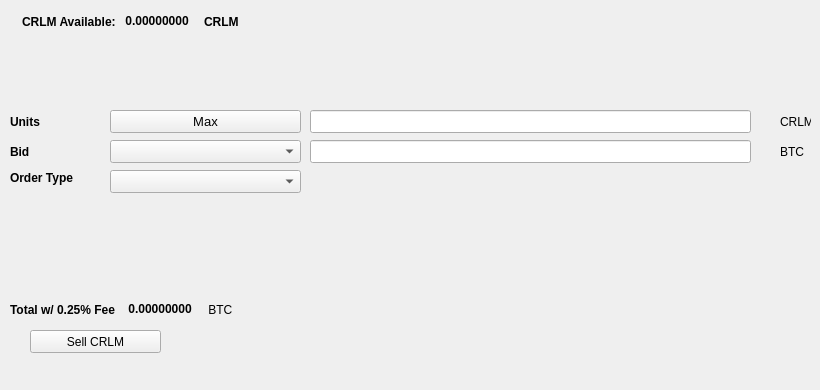
   <widget class="QWidget" name="SellTab">
    <attribute name="title">
     <string>Sell</string>
    </attribute>
    <widget class="QLabel" name="label_16">
     <property name="geometry">
      <rect>
       <x>780</x>
       <y>140</y>
       <width>31</width>
       <height>23</height>
      </rect>
     </property>
     <property name="text">
      <string>BTC</string>
     </property>
    </widget>
    <widget class="QComboBox" name="SellBidcomboBox">
     <property name="geometry">
      <rect>
       <x>110</x>
       <y>140</y>
       <width>191</width>
       <height>23</height>
      </rect>
     </property>
     <property name="font">
      <font>
       <pointsize>10</pointsize>
      </font>
     </property>
    </widget>
    <widget class="QLabel" name="label_18">
     <property name="geometry">
      <rect>
       <x>10</x>
       <y>110</y>
       <width>46</width>
       <height>23</height>
      </rect>
     </property>
     <property name="font">
      <font>
       <weight>75</weight>
       <bold>true</bold>
      </font>
     </property>
     <property name="text">
      <string>Units</string>
     </property>
    </widget>
    <widget class="QPushButton" name="Sell_Max_Amount">
     <property name="geometry">
      <rect>
       <x>110</x>
       <y>110</y>
       <width>191</width>
       <height>23</height>
      </rect>
     </property>
     <property name="font">
      <font>
       <pointsize>10</pointsize>
      </font>
     </property>
     <property name="text">
      <string>Max</string>
     </property>
    </widget>
    <widget class="QLabel" name="label_20">
     <property name="geometry">
      <rect>
       <x>10</x>
       <y>170</y>
       <width>91</width>
       <height>16</height>
      </rect>
     </property>
     <property name="font">
      <font>
       <weight>75</weight>
       <bold>true</bold>
      </font>
     </property>
     <property name="text">
      <string>Order Type</string>
     </property>
    </widget>
    <widget class="QComboBox" name="SellOrdertypeCombo">
     <property name="geometry">
      <rect>
       <x>110</x>
       <y>170</y>
       <width>191</width>
       <height>23</height>
      </rect>
     </property>
     <property name="font">
      <font>
       <pointsize>10</pointsize>
      </font>
     </property>
    </widget>
    <widget class="QLabel" name="label_21">
     <property name="geometry">
      <rect>
       <x>10</x>
       <y>140</y>
       <width>46</width>
       <height>23</height>
      </rect>
     </property>
     <property name="font">
      <font>
       <weight>75</weight>
       <bold>true</bold>
      </font>
     </property>
     <property name="text">
      <string>Bid</string>
     </property>
    </widget>
    <widget class="QLabel" name="label_22">
     <property name="geometry">
      <rect>
       <x>780</x>
       <y>110</y>
       <width>31</width>
       <height>23</height>
      </rect>
     </property>
     <property name="text">
      <string>CRLM</string>
     </property>
    </widget>
    <widget class="QLineEdit" name="UnitsInputCRLM">
     <property name="geometry">
      <rect>
       <x>310</x>
       <y>110</y>
       <width>441</width>
       <height>23</height>
      </rect>
     </property>
     <property name="font">
      <font>
       <pointsize>9</pointsize>
       <weight>75</weight>
       <bold>true</bold>
      </font>
     </property>
    </widget>
    <widget class="QLineEdit" name="SellBidPriceEdit">
     <property name="geometry">
      <rect>
       <x>310</x>
       <y>140</y>
       <width>441</width>
       <height>23</height>
      </rect>
     </property>
     <property name="font">
      <font>
       <pointsize>9</pointsize>
       <weight>75</weight>
       <bold>true</bold>
      </font>
     </property>
    </widget>
    <widget class="QPushButton" name="SellCRLMBTN">
     <property name="geometry">
      <rect>
       <x>30</x>
       <y>330</y>
       <width>131</width>
       <height>23</height>
      </rect>
     </property>
     <property name="text">
      <string>Sell CRLM</string>
     </property>
     <property name="icon">
      <iconset resource="../corallium">
       <normaloff>:/icons/bitcoin</normaloff>:/icons/bitcoin</iconset>
     </property>
    </widget>
    <widget class="QWidget" name="layoutWidget3">
     <property name="geometry">
      <rect>
       <x>22</x>
       <y>12</y>
       <width>258</width>
       <height>19</height>
      </rect>
     </property>
     <layout class="QHBoxLayout" name="horizontalLayout">
      <item>
       <widget class="QLabel" name="label232_2">
        <property name="font">
         <font>
          <weight>75</weight>
          <bold>true</bold>
         </font>
        </property>
        <property name="text">
         <string>CRLM Available:</string>
        </property>
       </widget>
      </item>
      <item>
       <widget class="QLabel" name="CRLMAvailableLabel">
        <property name="palette">
         <palette>
          <active>
           <colorrole role="WindowText">
            <brush brushstyle="SolidPattern">
             <color alpha="255">
              <red>0</red>
              <green>0</green>
              <blue>0</blue>
             </color>
            </brush>
           </colorrole>
           <colorrole role="Button">
            <brush brushstyle="SolidPattern">
             <color alpha="255">
              <red>0</red>
              <green>170</green>
              <blue>0</blue>
             </color>
            </brush>
           </colorrole>
           <colorrole role="Light">
            <brush brushstyle="SolidPattern">
             <color alpha="255">
              <red>0</red>
              <green>255</green>
              <blue>0</blue>
             </color>
            </brush>
           </colorrole>
           <colorrole role="Midlight">
            <brush brushstyle="SolidPattern">
             <color alpha="255">
              <red>0</red>
              <green>212</green>
              <blue>0</blue>
             </color>
            </brush>
           </colorrole>
           <colorrole role="Dark">
            <brush brushstyle="SolidPattern">
             <color alpha="255">
              <red>0</red>
              <green>85</green>
              <blue>0</blue>
             </color>
            </brush>
           </colorrole>
           <colorrole role="Mid">
            <brush brushstyle="SolidPattern">
             <color alpha="255">
              <red>0</red>
              <green>113</green>
              <blue>0</blue>
             </color>
            </brush>
           </colorrole>
           <colorrole role="Text">
            <brush brushstyle="SolidPattern">
             <color alpha="255">
              <red>0</red>
              <green>170</green>
              <blue>0</blue>
             </color>
            </brush>
           </colorrole>
           <colorrole role="BrightText">
            <brush brushstyle="SolidPattern">
             <color alpha="255">
              <red>255</red>
              <green>255</green>
              <blue>255</blue>
             </color>
            </brush>
           </colorrole>
           <colorrole role="ButtonText">
            <brush brushstyle="SolidPattern">
             <color alpha="255">
              <red>0</red>
              <green>0</green>
              <blue>0</blue>
             </color>
            </brush>
           </colorrole>
           <colorrole role="Base">
            <brush brushstyle="SolidPattern">
             <color alpha="255">
              <red>255</red>
              <green>255</green>
              <blue>255</blue>
             </color>
            </brush>
           </colorrole>
           <colorrole role="Window">
            <brush brushstyle="SolidPattern">
             <color alpha="255">
              <red>0</red>
              <green>170</green>
              <blue>0</blue>
             </color>
            </brush>
           </colorrole>
           <colorrole role="Shadow">
            <brush brushstyle="SolidPattern">
             <color alpha="255">
              <red>0</red>
              <green>0</green>
              <blue>0</blue>
             </color>
            </brush>
           </colorrole>
           <colorrole role="AlternateBase">
            <brush brushstyle="SolidPattern">
             <color alpha="255">
              <red>127</red>
              <green>212</green>
              <blue>127</blue>
             </color>
            </brush>
           </colorrole>
           <colorrole role="ToolTipBase">
            <brush brushstyle="SolidPattern">
             <color alpha="255">
              <red>255</red>
              <green>255</green>
              <blue>220</blue>
             </color>
            </brush>
           </colorrole>
           <colorrole role="ToolTipText">
            <brush brushstyle="SolidPattern">
             <color alpha="255">
              <red>0</red>
              <green>0</green>
              <blue>0</blue>
             </color>
            </brush>
           </colorrole>
          </active>
          <inactive>
           <colorrole role="WindowText">
            <brush brushstyle="SolidPattern">
             <color alpha="255">
              <red>0</red>
              <green>0</green>
              <blue>0</blue>
             </color>
            </brush>
           </colorrole>
           <colorrole role="Button">
            <brush brushstyle="SolidPattern">
             <color alpha="255">
              <red>0</red>
              <green>170</green>
              <blue>0</blue>
             </color>
            </brush>
           </colorrole>
           <colorrole role="Light">
            <brush brushstyle="SolidPattern">
             <color alpha="255">
              <red>0</red>
              <green>255</green>
              <blue>0</blue>
             </color>
            </brush>
           </colorrole>
           <colorrole role="Midlight">
            <brush brushstyle="SolidPattern">
             <color alpha="255">
              <red>0</red>
              <green>212</green>
              <blue>0</blue>
             </color>
            </brush>
           </colorrole>
           <colorrole role="Dark">
            <brush brushstyle="SolidPattern">
             <color alpha="255">
              <red>0</red>
              <green>85</green>
              <blue>0</blue>
             </color>
            </brush>
           </colorrole>
           <colorrole role="Mid">
            <brush brushstyle="SolidPattern">
             <color alpha="255">
              <red>0</red>
              <green>113</green>
              <blue>0</blue>
             </color>
            </brush>
           </colorrole>
           <colorrole role="Text">
            <brush brushstyle="SolidPattern">
             <color alpha="255">
              <red>0</red>
              <green>170</green>
              <blue>0</blue>
             </color>
            </brush>
           </colorrole>
           <colorrole role="BrightText">
            <brush brushstyle="SolidPattern">
             <color alpha="255">
              <red>255</red>
              <green>255</green>
              <blue>255</blue>
             </color>
            </brush>
           </colorrole>
           <colorrole role="ButtonText">
            <brush brushstyle="SolidPattern">
             <color alpha="255">
              <red>0</red>
              <green>0</green>
              <blue>0</blue>
             </color>
            </brush>
           </colorrole>
           <colorrole role="Base">
            <brush brushstyle="SolidPattern">
             <color alpha="255">
              <red>255</red>
              <green>255</green>
              <blue>255</blue>
             </color>
            </brush>
           </colorrole>
           <colorrole role="Window">
            <brush brushstyle="SolidPattern">
             <color alpha="255">
              <red>0</red>
              <green>170</green>
              <blue>0</blue>
             </color>
            </brush>
           </colorrole>
           <colorrole role="Shadow">
            <brush brushstyle="SolidPattern">
             <color alpha="255">
              <red>0</red>
              <green>0</green>
              <blue>0</blue>
             </color>
            </brush>
           </colorrole>
           <colorrole role="AlternateBase">
            <brush brushstyle="SolidPattern">
             <color alpha="255">
              <red>127</red>
              <green>212</green>
              <blue>127</blue>
             </color>
            </brush>
           </colorrole>
           <colorrole role="ToolTipBase">
            <brush brushstyle="SolidPattern">
             <color alpha="255">
              <red>255</red>
              <green>255</green>
              <blue>220</blue>
             </color>
            </brush>
           </colorrole>
           <colorrole role="ToolTipText">
            <brush brushstyle="SolidPattern">
             <color alpha="255">
              <red>0</red>
              <green>0</green>
              <blue>0</blue>
             </color>
            </brush>
           </colorrole>
          </inactive>
          <disabled>
           <colorrole role="WindowText">
            <brush brushstyle="SolidPattern">
             <color alpha="255">
              <red>0</red>
              <green>85</green>
              <blue>0</blue>
             </color>
            </brush>
           </colorrole>
           <colorrole role="Button">
            <brush brushstyle="SolidPattern">
             <color alpha="255">
              <red>0</red>
              <green>170</green>
              <blue>0</blue>
             </color>
            </brush>
           </colorrole>
           <colorrole role="Light">
            <brush brushstyle="SolidPattern">
             <color alpha="255">
              <red>0</red>
              <green>255</green>
              <blue>0</blue>
             </color>
            </brush>
           </colorrole>
           <colorrole role="Midlight">
            <brush brushstyle="SolidPattern">
             <color alpha="255">
              <red>0</red>
              <green>212</green>
              <blue>0</blue>
             </color>
            </brush>
           </colorrole>
           <colorrole role="Dark">
            <brush brushstyle="SolidPattern">
             <color alpha="255">
              <red>0</red>
              <green>85</green>
              <blue>0</blue>
             </color>
            </brush>
           </colorrole>
           <colorrole role="Mid">
            <brush brushstyle="SolidPattern">
             <color alpha="255">
              <red>0</red>
              <green>113</green>
              <blue>0</blue>
             </color>
            </brush>
           </colorrole>
           <colorrole role="Text">
            <brush brushstyle="SolidPattern">
             <color alpha="255">
              <red>0</red>
              <green>85</green>
              <blue>0</blue>
             </color>
            </brush>
           </colorrole>
           <colorrole role="BrightText">
            <brush brushstyle="SolidPattern">
             <color alpha="255">
              <red>255</red>
              <green>255</green>
              <blue>255</blue>
             </color>
            </brush>
           </colorrole>
           <colorrole role="ButtonText">
            <brush brushstyle="SolidPattern">
             <color alpha="255">
              <red>0</red>
              <green>85</green>
              <blue>0</blue>
             </color>
            </brush>
           </colorrole>
           <colorrole role="Base">
            <brush brushstyle="SolidPattern">
             <color alpha="255">
              <red>0</red>
              <green>170</green>
              <blue>0</blue>
             </color>
            </brush>
           </colorrole>
           <colorrole role="Window">
            <brush brushstyle="SolidPattern">
             <color alpha="255">
              <red>0</red>
              <green>170</green>
              <blue>0</blue>
             </color>
            </brush>
           </colorrole>
           <colorrole role="Shadow">
            <brush brushstyle="SolidPattern">
             <color alpha="255">
              <red>0</red>
              <green>0</green>
              <blue>0</blue>
             </color>
            </brush>
           </colorrole>
           <colorrole role="AlternateBase">
            <brush brushstyle="SolidPattern">
             <color alpha="255">
              <red>0</red>
              <green>170</green>
              <blue>0</blue>
             </color>
            </brush>
           </colorrole>
           <colorrole role="ToolTipBase">
            <brush brushstyle="SolidPattern">
             <color alpha="255">
              <red>255</red>
              <green>255</green>
              <blue>220</blue>
             </color>
            </brush>
           </colorrole>
           <colorrole role="ToolTipText">
            <brush brushstyle="SolidPattern">
             <color alpha="255">
              <red>0</red>
              <green>0</green>
              <blue>0</blue>
             </color>
            </brush>
           </colorrole>
          </disabled>
         </palette>
        </property>
        <property name="font">
         <font>
          <weight>75</weight>
          <bold>true</bold>
         </font>
        </property>
        <property name="text">
         <string> 0.00000000 </string>
        </property>
        <property name="textInteractionFlags">
         <set>Qt::LinksAccessibleByMouse|Qt::TextSelectableByKeyboard|Qt::TextSelectableByMouse</set>
        </property>
       </widget>
      </item>
      <item>
       <widget class="QLabel" name="labelCRLM">
        <property name="font">
         <font>
          <weight>75</weight>
          <bold>true</bold>
         </font>
        </property>
        <property name="text">
         <string>CRLM</string>
        </property>
       </widget>
      </item>
     </layout>
    </widget>
    <widget class="QWidget" name="layoutWidget">
     <property name="geometry">
      <rect>
       <x>10</x>
       <y>300</y>
       <width>268</width>
       <height>19</height>
      </rect>
     </property>
     <layout class="QHBoxLayout" name="horizontalLayout_2">
      <item>
       <widget class="QLabel" name="label_19">
        <property name="font">
         <font>
          <weight>75</weight>
          <bold>true</bold>
         </font>
        </property>
        <property name="text">
         <string>Total w/ 0.25% Fee </string>
        </property>
       </widget>
      </item>
      <item>
       <widget class="QLabel" name="SellCostLabel">
        <property name="palette">
         <palette>
          <active>
           <colorrole role="WindowText">
            <brush brushstyle="SolidPattern">
             <color alpha="255">
              <red>0</red>
              <green>0</green>
              <blue>0</blue>
             </color>
            </brush>
           </colorrole>
           <colorrole role="Button">
            <brush brushstyle="SolidPattern">
             <color alpha="255">
              <red>0</red>
              <green>170</green>
              <blue>0</blue>
             </color>
            </brush>
           </colorrole>
           <colorrole role="Light">
            <brush brushstyle="SolidPattern">
             <color alpha="255">
              <red>0</red>
              <green>255</green>
              <blue>0</blue>
             </color>
            </brush>
           </colorrole>
           <colorrole role="Midlight">
            <brush brushstyle="SolidPattern">
             <color alpha="255">
              <red>0</red>
              <green>212</green>
              <blue>0</blue>
             </color>
            </brush>
           </colorrole>
           <colorrole role="Dark">
            <brush brushstyle="SolidPattern">
             <color alpha="255">
              <red>0</red>
              <green>85</green>
              <blue>0</blue>
             </color>
            </brush>
           </colorrole>
           <colorrole role="Mid">
            <brush brushstyle="SolidPattern">
             <color alpha="255">
              <red>0</red>
              <green>113</green>
              <blue>0</blue>
             </color>
            </brush>
           </colorrole>
           <colorrole role="Text">
            <brush brushstyle="SolidPattern">
             <color alpha="255">
              <red>0</red>
              <green>170</green>
              <blue>0</blue>
             </color>
            </brush>
           </colorrole>
           <colorrole role="BrightText">
            <brush brushstyle="SolidPattern">
             <color alpha="255">
              <red>255</red>
              <green>255</green>
              <blue>255</blue>
             </color>
            </brush>
           </colorrole>
           <colorrole role="ButtonText">
            <brush brushstyle="SolidPattern">
             <color alpha="255">
              <red>0</red>
              <green>0</green>
              <blue>0</blue>
             </color>
            </brush>
           </colorrole>
           <colorrole role="Base">
            <brush brushstyle="SolidPattern">
             <color alpha="255">
              <red>255</red>
              <green>255</green>
              <blue>255</blue>
             </color>
            </brush>
           </colorrole>
           <colorrole role="Window">
            <brush brushstyle="SolidPattern">
             <color alpha="255">
              <red>0</red>
              <green>170</green>
              <blue>0</blue>
             </color>
            </brush>
           </colorrole>
           <colorrole role="Shadow">
            <brush brushstyle="SolidPattern">
             <color alpha="255">
              <red>0</red>
              <green>0</green>
              <blue>0</blue>
             </color>
            </brush>
           </colorrole>
           <colorrole role="AlternateBase">
            <brush brushstyle="SolidPattern">
             <color alpha="255">
              <red>127</red>
              <green>212</green>
              <blue>127</blue>
             </color>
            </brush>
           </colorrole>
           <colorrole role="ToolTipBase">
            <brush brushstyle="SolidPattern">
             <color alpha="255">
              <red>255</red>
              <green>255</green>
              <blue>220</blue>
             </color>
            </brush>
           </colorrole>
           <colorrole role="ToolTipText">
            <brush brushstyle="SolidPattern">
             <color alpha="255">
              <red>0</red>
              <green>0</green>
              <blue>0</blue>
             </color>
            </brush>
           </colorrole>
          </active>
          <inactive>
           <colorrole role="WindowText">
            <brush brushstyle="SolidPattern">
             <color alpha="255">
              <red>0</red>
              <green>0</green>
              <blue>0</blue>
             </color>
            </brush>
           </colorrole>
           <colorrole role="Button">
            <brush brushstyle="SolidPattern">
             <color alpha="255">
              <red>0</red>
              <green>170</green>
              <blue>0</blue>
             </color>
            </brush>
           </colorrole>
           <colorrole role="Light">
            <brush brushstyle="SolidPattern">
             <color alpha="255">
              <red>0</red>
              <green>255</green>
              <blue>0</blue>
             </color>
            </brush>
           </colorrole>
           <colorrole role="Midlight">
            <brush brushstyle="SolidPattern">
             <color alpha="255">
              <red>0</red>
              <green>212</green>
              <blue>0</blue>
             </color>
            </brush>
           </colorrole>
           <colorrole role="Dark">
            <brush brushstyle="SolidPattern">
             <color alpha="255">
              <red>0</red>
              <green>85</green>
              <blue>0</blue>
             </color>
            </brush>
           </colorrole>
           <colorrole role="Mid">
            <brush brushstyle="SolidPattern">
             <color alpha="255">
              <red>0</red>
              <green>113</green>
              <blue>0</blue>
             </color>
            </brush>
           </colorrole>
           <colorrole role="Text">
            <brush brushstyle="SolidPattern">
             <color alpha="255">
              <red>0</red>
              <green>170</green>
              <blue>0</blue>
             </color>
            </brush>
           </colorrole>
           <colorrole role="BrightText">
            <brush brushstyle="SolidPattern">
             <color alpha="255">
              <red>255</red>
              <green>255</green>
              <blue>255</blue>
             </color>
            </brush>
           </colorrole>
           <colorrole role="ButtonText">
            <brush brushstyle="SolidPattern">
             <color alpha="255">
              <red>0</red>
              <green>0</green>
              <blue>0</blue>
             </color>
            </brush>
           </colorrole>
           <colorrole role="Base">
            <brush brushstyle="SolidPattern">
             <color alpha="255">
              <red>255</red>
              <green>255</green>
              <blue>255</blue>
             </color>
            </brush>
           </colorrole>
           <colorrole role="Window">
            <brush brushstyle="SolidPattern">
             <color alpha="255">
              <red>0</red>
              <green>170</green>
              <blue>0</blue>
             </color>
            </brush>
           </colorrole>
           <colorrole role="Shadow">
            <brush brushstyle="SolidPattern">
             <color alpha="255">
              <red>0</red>
              <green>0</green>
              <blue>0</blue>
             </color>
            </brush>
           </colorrole>
           <colorrole role="AlternateBase">
            <brush brushstyle="SolidPattern">
             <color alpha="255">
              <red>127</red>
              <green>212</green>
              <blue>127</blue>
             </color>
            </brush>
           </colorrole>
           <colorrole role="ToolTipBase">
            <brush brushstyle="SolidPattern">
             <color alpha="255">
              <red>255</red>
              <green>255</green>
              <blue>220</blue>
             </color>
            </brush>
           </colorrole>
           <colorrole role="ToolTipText">
            <brush brushstyle="SolidPattern">
             <color alpha="255">
              <red>0</red>
              <green>0</green>
              <blue>0</blue>
             </color>
            </brush>
           </colorrole>
          </inactive>
          <disabled>
           <colorrole role="WindowText">
            <brush brushstyle="SolidPattern">
             <color alpha="255">
              <red>0</red>
              <green>85</green>
              <blue>0</blue>
             </color>
            </brush>
           </colorrole>
           <colorrole role="Button">
            <brush brushstyle="SolidPattern">
             <color alpha="255">
              <red>0</red>
              <green>170</green>
              <blue>0</blue>
             </color>
            </brush>
           </colorrole>
           <colorrole role="Light">
            <brush brushstyle="SolidPattern">
             <color alpha="255">
              <red>0</red>
              <green>255</green>
              <blue>0</blue>
             </color>
            </brush>
           </colorrole>
           <colorrole role="Midlight">
            <brush brushstyle="SolidPattern">
             <color alpha="255">
              <red>0</red>
              <green>212</green>
              <blue>0</blue>
             </color>
            </brush>
           </colorrole>
           <colorrole role="Dark">
            <brush brushstyle="SolidPattern">
             <color alpha="255">
              <red>0</red>
              <green>85</green>
              <blue>0</blue>
             </color>
            </brush>
           </colorrole>
           <colorrole role="Mid">
            <brush brushstyle="SolidPattern">
             <color alpha="255">
              <red>0</red>
              <green>113</green>
              <blue>0</blue>
             </color>
            </brush>
           </colorrole>
           <colorrole role="Text">
            <brush brushstyle="SolidPattern">
             <color alpha="255">
              <red>0</red>
              <green>85</green>
              <blue>0</blue>
             </color>
            </brush>
           </colorrole>
           <colorrole role="BrightText">
            <brush brushstyle="SolidPattern">
             <color alpha="255">
              <red>255</red>
              <green>255</green>
              <blue>255</blue>
             </color>
            </brush>
           </colorrole>
           <colorrole role="ButtonText">
            <brush brushstyle="SolidPattern">
             <color alpha="255">
              <red>0</red>
              <green>85</green>
              <blue>0</blue>
             </color>
            </brush>
           </colorrole>
           <colorrole role="Base">
            <brush brushstyle="SolidPattern">
             <color alpha="255">
              <red>0</red>
              <green>170</green>
              <blue>0</blue>
             </color>
            </brush>
           </colorrole>
           <colorrole role="Window">
            <brush brushstyle="SolidPattern">
             <color alpha="255">
              <red>0</red>
              <green>170</green>
              <blue>0</blue>
             </color>
            </brush>
           </colorrole>
           <colorrole role="Shadow">
            <brush brushstyle="SolidPattern">
             <color alpha="255">
              <red>0</red>
              <green>0</green>
              <blue>0</blue>
             </color>
            </brush>
           </colorrole>
           <colorrole role="AlternateBase">
            <brush brushstyle="SolidPattern">
             <color alpha="255">
              <red>0</red>
              <green>170</green>
              <blue>0</blue>
             </color>
            </brush>
           </colorrole>
           <colorrole role="ToolTipBase">
            <brush brushstyle="SolidPattern">
             <color alpha="255">
              <red>255</red>
              <green>255</green>
              <blue>220</blue>
             </color>
            </brush>
           </colorrole>
           <colorrole role="ToolTipText">
            <brush brushstyle="SolidPattern">
             <color alpha="255">
              <red>0</red>
              <green>0</green>
              <blue>0</blue>
             </color>
            </brush>
           </colorrole>
          </disabled>
         </palette>
        </property>
        <property name="font">
         <font>
          <weight>75</weight>
          <bold>true</bold>
         </font>
        </property>
        <property name="autoFillBackground">
         <bool>false</bool>
        </property>
        <property name="text">
         <string> 0.00000000</string>
        </property>
        <property name="textInteractionFlags">
         <set>Qt::LinksAccessibleByMouse|Qt::TextSelectableByMouse</set>
        </property>
       </widget>
      </item>
      <item>
       <widget class="QLabel" name="label_17">
        <property name="font">
         <font>
          <weight>50</weight>
          <bold>false</bold>
         </font>
        </property>
        <property name="text">
         <string> BTC</string>
        </property>
       </widget>
      </item>
     </layout>
    </widget>
    <widget class="QLabel" name="label_23">
     <property name="geometry">
      <rect>
       <x>460</x>
       <y>300</y>
       <width>281</width>
       <height>81</height>
      </rect>
     </property>
     <property name="text">
      <string/>
     </property>
     <property name="pixmap">
      <pixmap>:/images/bittrex</pixmap>
     </property>
    </widget>
   </widget>
